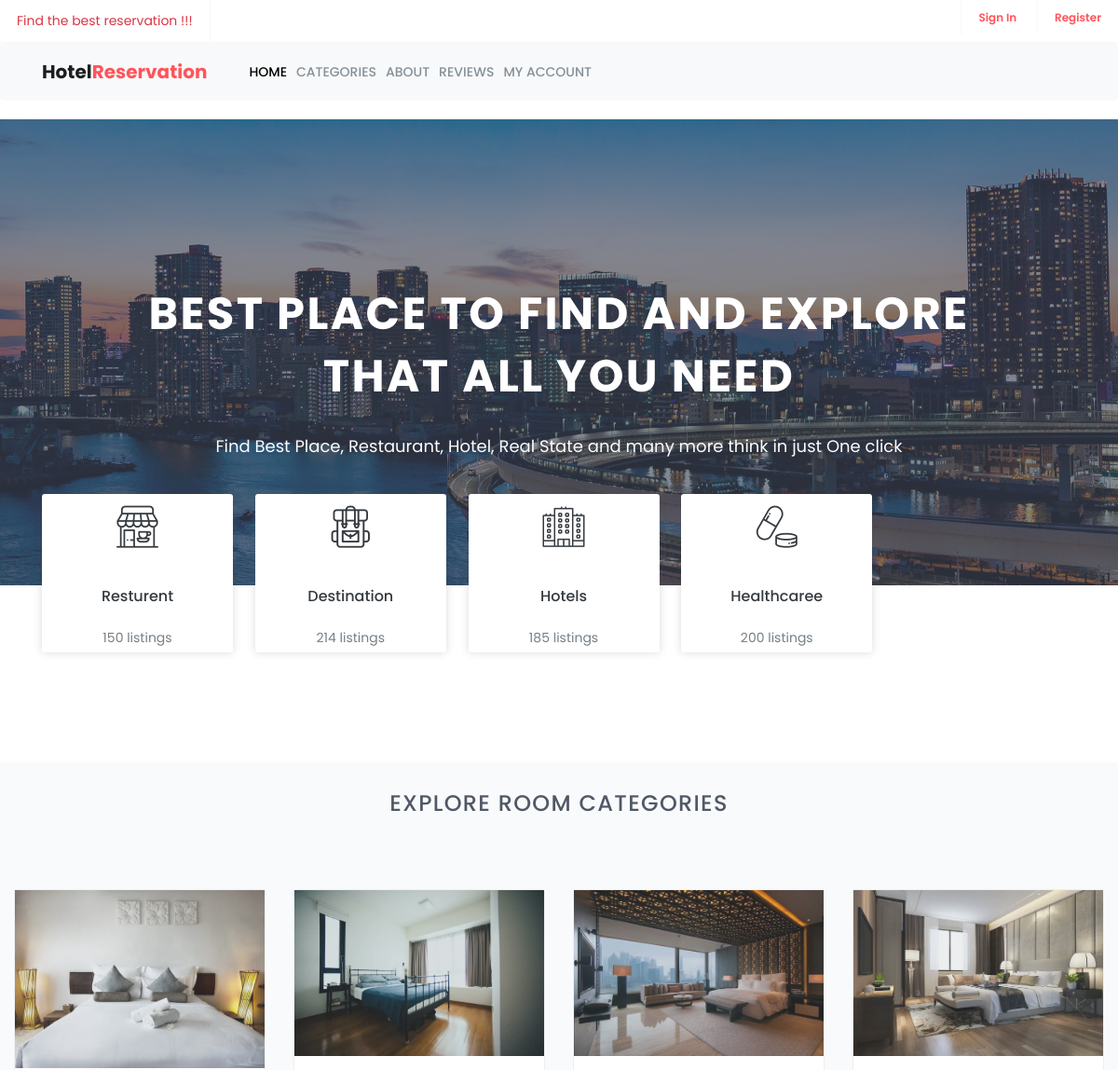
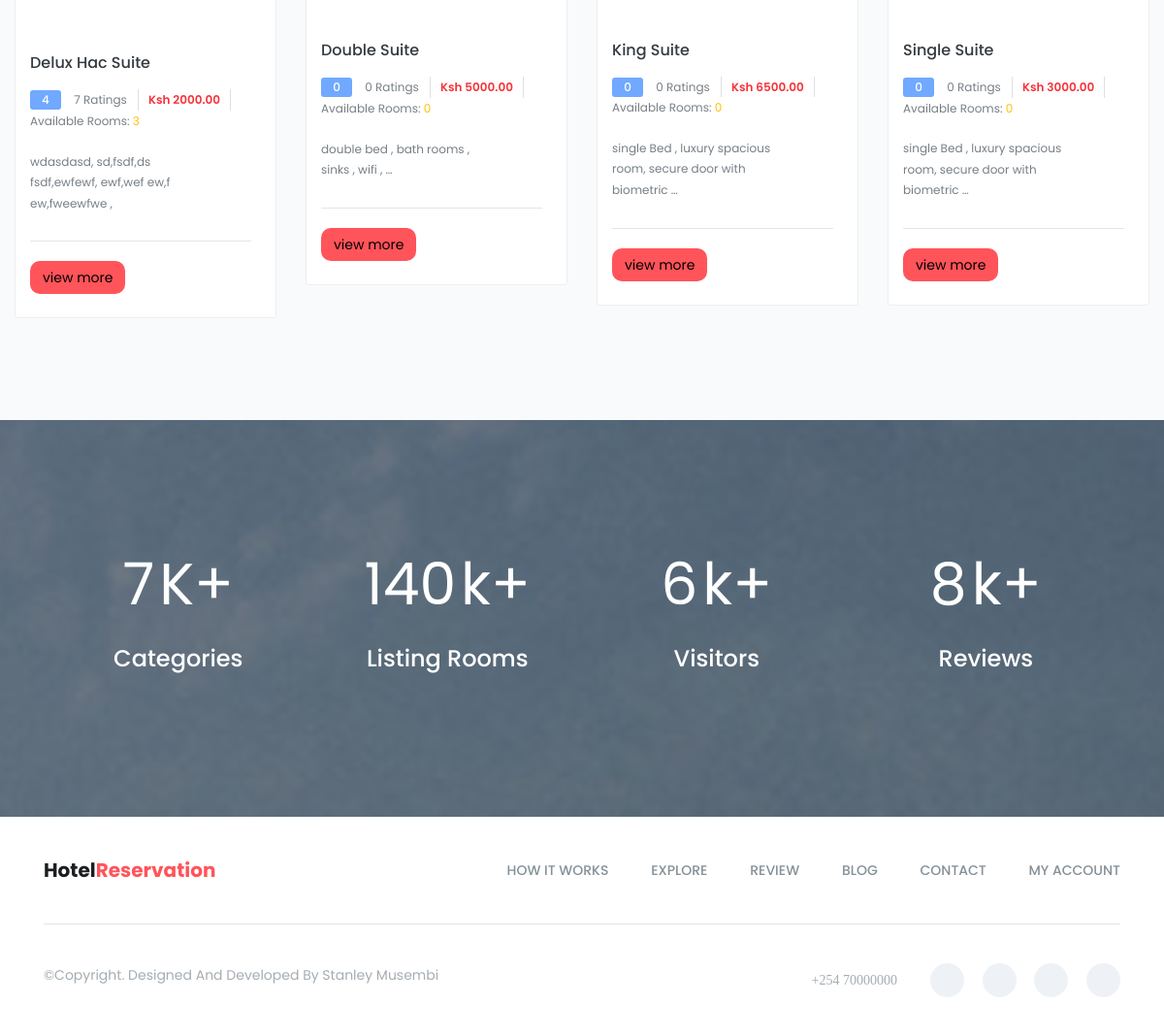
The page / on the database its author committed (2 pictures, top to bottom).
### hotel/models.py (models this page shows, shortened)
class RoomCategory(models.Model):
    name = models.CharField(max_length=255)
    description = models.TextField()
    capacity = models.IntegerField()
    beds = models.IntegerField()
    rooms = models.IntegerField()
    cost = models.DecimalField(max_digits=10, decimal_places=2)
    added_on = models.DateTimeField(auto_now_add=True)
    image = models.ImageField(upload_to="room_category_images")
    @property
    def total_reviews(self):
        return self.review_set.count()
    @property
    def average_rating(self):
         average  = self.review_set.aggregate(Avg('rating'))['rating__avg']
         return round(average) if average is not None else 0
    @property
    def available_rooms(self):
        return self.room_set.filter(status='available').count()

### hotel/views.py (the view)
# urls.py: path('', home, name='home'),
def home(request):
    room_categories  = RoomCategory.objects.all()[:4]
    categories_count = RoomCategory.objects.all().count()
    visitors_count = Booking.objects.all().count()
    rooms_count = RoomCategory.objects.aggregate(total_rooms = Sum('rooms'))['total_rooms']
    reviews_count = Review.objects.all().count()
    context = {
        'room_categories': room_categories,
        'rooms_count':rooms_count,
        'visitors_count':visitors_count,
        'categories_count':categories_count,
        'reviews_count':reviews_count
    }
    return render(request, 'public/index.html' , context)

### templates/public/index.html
 {% extends 'public/base.html'  %}
 {% load static %}
 		{% block content%}
		<section id="home" class="welcome-hero">
			<div class="container">
				<div class="welcome-hero-txt">
					<h2>best place to find and explore <br> that all you need </h2>
					<p>
						Find Best Place, Restaurant, Hotel, Real State and many more think in just One click
					</p>
				</div>
			</div>
		</section>
		<section id="list-topics" class="list-topics">
			<div class="container">
				<div class="list-topics-content">
					<ul>
						<li>
							<div class="single-list-topics-content">
								<div class="single-list-topics-icon">
									<i class="flaticon-restaurant"></i>
								</div>
								<h2><a href="#">resturent</a></h2>
								<p>150 listings</p>
							</div>
						</li>
						<li>
							<div class="single-list-topics-content">
								<div class="single-list-topics-icon">
									<i class="flaticon-travel"></i>
								</div>
								<h2><a href="#">destination</a></h2>
								<p>214 listings</p>
							</div>
						</li>
						<li>
							<div class="single-list-topics-content">
								<div class="single-list-topics-icon">
									<i class="flaticon-building"></i>
								</div>
								<h2><a href="#">hotels</a></h2>
								<p>185 listings</p>
							</div>
						</li>
						<li>
							<div class="single-list-topics-content">
								<div class="single-list-topics-icon">
									<i class="flaticon-pills"></i>
								</div>
								<h2><a href="#">healthcaree</a></h2>
								<p>200 listings</p>
							</div>
						</li>
					</ul>
				</div>
			</div>
		</section>
		<section id="explore" class="explore">
			<div class="container-fluid">
				<div class="section-header">
					<h2>explore room categories</h2>
				</div>
				<div class="explore-content">
						{% include 'public/category_list.html' %}
				</div>
			</div>
		</section>
		<section id="statistics"  class="statistics">
			<div class="container">
				<div class="statistics-counter">
					<div class="col-md-3 col-sm-6">
						<div class="single-ststistics-box">
							<div class="statistics-content">
								<div class="counter">{{categories_count}} </div> <span>K+</span>
							</div>
							<h3>categories</h3>
						</div>
					</div>
					<div class="col-md-3 col-sm-6">
						<div class="single-ststistics-box">
							<div class="statistics-content">
								<div class="counter">{{ rooms_count}}</div> <span>k+</span>
							</div>
							<h3>listing rooms</h3>
						</div>
					</div>
					<div class="col-md-3 col-sm-6">
						<div class="single-ststistics-box">
							<div class="statistics-content">
								<div class="counter">{{visitors_count}}</div> <span>k+</span>
							</div>
							<h3>visitors</h3>
						</div>
					</div>
					<div class="col-md-3 col-sm-6">
						<div class="single-ststistics-box">
							<div class="statistics-content">
								<div class="counter">{{reviews_count}} </div> <span>k+</span>
							</div>
							<h3>Reviews </h3>
						</div>
					</div>
				</div>
			</div>
		</section>
		{% endblock content%}

### templates/public/category_list.html
<div class="row">
    {% for category in room_categories %}
        <div class="col-md-3 col-sm-6">
            <div class="single-explore-item">
                <div class="single-explore-img">
                    <img src="{{ category.image.url }}" alt="explore image">
                </div>
                <div class="single-explore-txt bg-theme-1">
                    <h2><a href="#">{{ category.name }} suite</a></h2>
                    <p class="explore-rating-price">
                        <span class="explore-rating">{{category.average_rating}}</span>
                        <a href="#">{{ category.total_reviews}} ratings</a>
                        <span class="explore-price-box">
                            <span class="explore-price">Ksh {{ category.cost }}</span>
                        </span>
                        <a href="#">Available Rooms: <span class="text-warning">{{ category.available_rooms }}</span></a>
                    </p>
                    <div class="explore-person">
                        <div class="row">
                            <div class="col-sm-10">
                                <p>
                                    {{ category.description | truncatewords:10 }}
                                </p>
                            </div>
                        </div>
                    </div>
                    <div class="explore-open-close-part">
                        <div class="row">
                            <div class="col-sm-12">
                                <a href="{% url 'hotel:category' category.id %}" > <button class="btn btn-custom">view more </button> </a>
                            </div>
                        </div>
                    </div>
                </div>
            </div>
        </div>
    {% endfor %}
</div>

### static/assets/css/bootsnav.css (style rules this page uses)
body { -webkit-transition: all 0.3s ease-in-out; -moz-transition: all 0.3s ease-in-out; -o-transition: all 0.3s ease-in-out; -ms-transition: all 0.3s ease-in-out; transition: all 0.3s ease-in-out; }

### rows shown on the page
RoomCategory: image (picture), name "Delux Hac", average_rating "4", total_reviews "7", cost "2000.00", available_rooms "3", description "wdasdasd, sd,fsdf,ds fsdf,ewfewf, ewf,wef ew,f ew,fweewfwe ,"
RoomCategory: image (picture), name "Double", average_rating "0", total_reviews "0", cost "5000.00", available_rooms "0", description "double bed , bath rooms , sinks , wifi , …"
RoomCategory: image (picture), name "King", average_rating "0", total_reviews "0", cost "6500.00", available_rooms "0", description "single Bed , luxury spacious room, secure door with biometric …"
RoomCategory: image (picture), name "Single", average_rating "0", total_reviews "0", cost "3000.00", available_rooms "0", description "single Bed , luxury spacious room, secure door with biometric …"

### other values the page prints
{{ categories_count }} "7"
{{ rooms_count }} "140"
{{ visitors_count }} "6"
{{ reviews_count }} "8"
